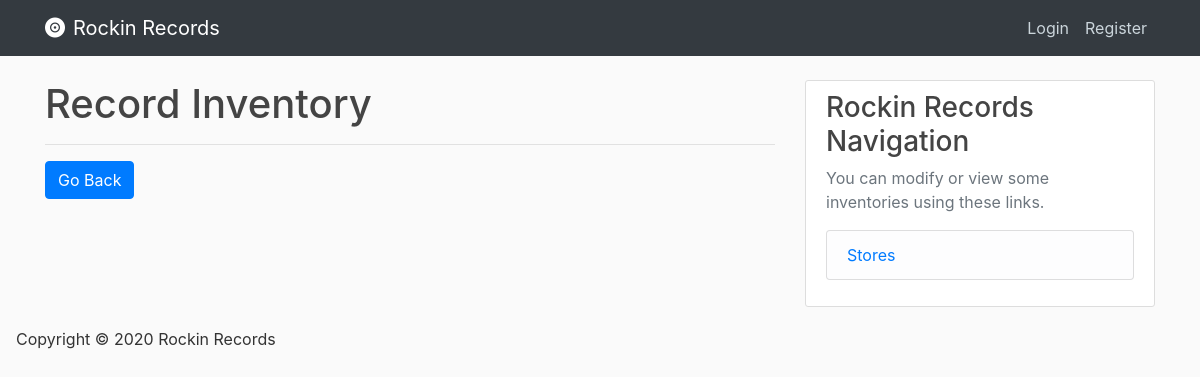
The app's page /record_inventory, older data.
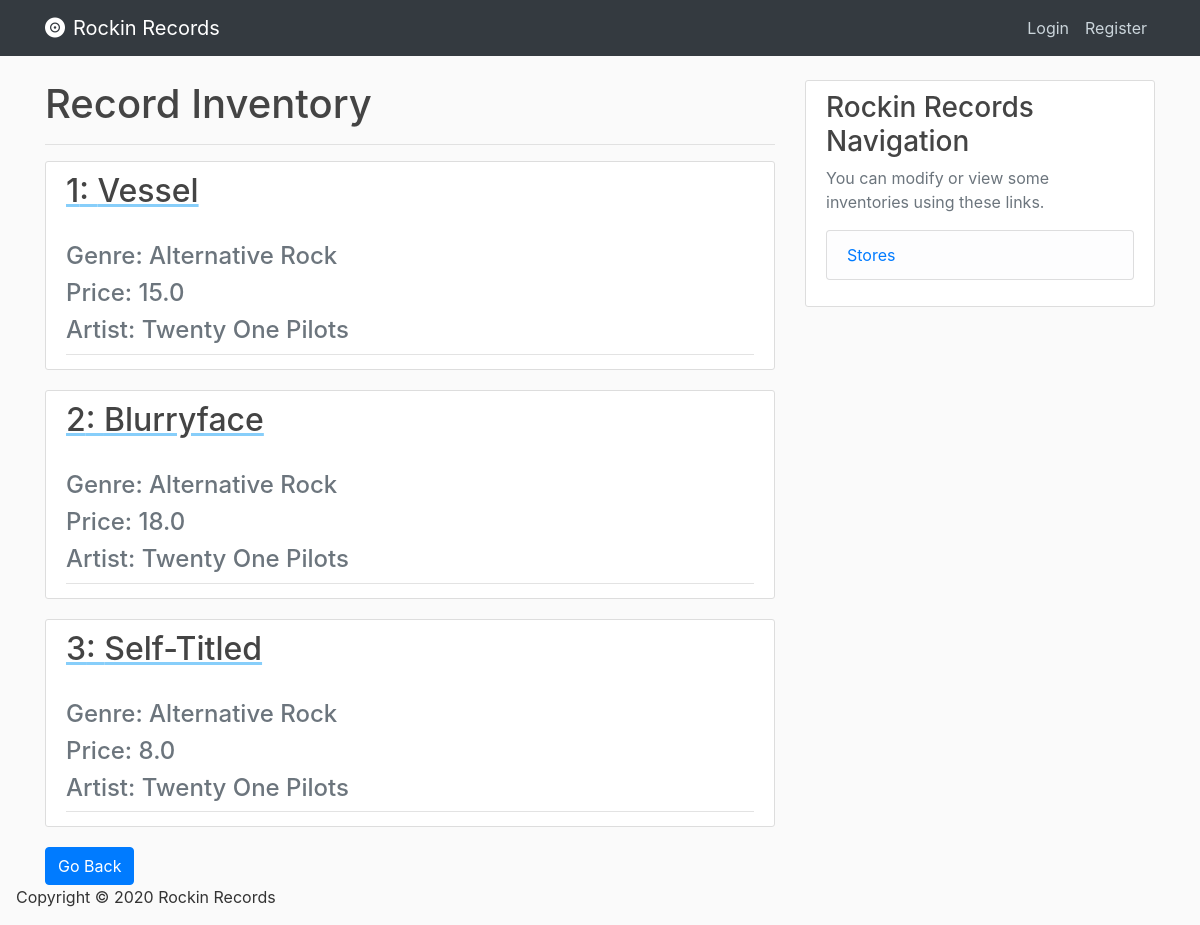
The same page, newer data.
### database/models.py (models this page shows, shortened)
class Records(db.Model):
    record_id = db.Column(db.Integer, primary_key=True, nullable=False, autoincrement="auto")
    record_name = db.Column(db.String(120), nullable=False)
    record_genre = db.Column(db.String(120), nullable=False)
    record_price = db.Column(db.Float, nullable=False)
    artist_id = db.Column(db.Integer, db.ForeignKey('artists.artist_id'), nullable=False)

class Artists(db.Model):
    artist_id = db.Column(db.Integer, primary_key=True, nullable=False, autoincrement="auto")
    artist_name = db.Column(db.String(100), nullable=False)

### database/routes.py (the view)
@app.route("/record_inventory")
def record_inventory():
    records = Records.query.join(Artists, Records.artist_id == Artists.artist_id) \
        .add_columns(Records.record_id, Records.record_name, Records.record_genre, \
                     Records.record_price, Artists.artist_id, Artists.artist_name).all()
    return render_template('records.html', records=records)

### database/Templates/records.html
{% extends "index.html" %}
{% block content %}
    <h1> Record Inventory </h1>
    <hr>
    {% for record in records %}
        <article class="media content-section">
            <div class="media-body">
                <div class="article-metadata">
                    <a class="mr-2" href="{{url_for('record', record_id=record.record_id)}}" style="text-decoration: underline; text-decoration-color: lightskyblue;" >
                    <h2> {{ record['record_id'] }}: {{ record['record_name'] }} </h2>
                    </a>
                    <h4 class="text-muted"> Genre: {{ record['record_genre'] }} </h4>
                    <h4 class="text-muted"> Price: {{ record['record_price'] }} </h4>
                    <h4 class="text-muted"> Artist: {{ record['artist_name'] }} </h4>
                </div>
          </div>
        </article>
     {% endfor %}
     <div>
        <a href="{{ url_for('home') }} ">
          <button class='btn btn-primary'>
              Go Back
          </button>
        </a>
     </div>
{% endblock content %}

### database/Templates/index.html (shortened to what this page needs)
<!DOCTYPE html>
<html lang="en">
<head>
	<link rel="stylesheet" href="https://stackpath.bootstrapcdn.com/bootstrap/4.4.1/css/bootstrap.min.css">
    <link rel="stylesheet" href="{{ url_for('static', filename='css/main.css') }}">
</head>
<body>
    <header class="site-header">
      <nav class="navbar navbar-expand-md navbar-dark bg-dark fixed-top">
        <div class="container">
          <a class="navbar-brand mr-4" href="/"><i class="fas fa-record-vinyl mr-2"></i>Rockin Records</a>
          <div class="collapse navbar-collapse" id="navbarToggle">
            <div class="navbar-nav">
              {% if current_user.is_authenticated %}
                <a class="nav-item nav-link" href="{{ url_for('account') }}">Account</a>
                <a class="nav-item nav-link" href="{{ url_for('logout') }}">Logout</a>
              {% else %}
                <a class="nav-item nav-link" href="{{ url_for('login') }}">Login</a>
                <a class="nav-item nav-link" href="{{ url_for('register') }}">Register</a>
              {% endif %}
            </div>
          </div>
        </div>
      </nav>
    </header>
    <main role="main" class="container">
      <div class="row">
        <div class="col-md-8">
          {% block content %}{% endblock %}
        </div>
        <div class="col-md-4">
          <div class="content-section">
            <h3>Rockin Records Navigation</h3>
            <p class='text-muted'> You can modify or view some inventories using these links.
              <ul class="list-group">
                <li class="list-group-item list-group-item-light">
                    <a href="{{ url_for('stores') }} ">
                        Stores
                    </a>
                </li>
              </ul>
            </p>
          </div>
        </div>
      </div>
    </main>
    <footer>
        <section class="ml-3"id="main-footer">
            <p>Copyright &copy; 2020 Rockin Records</p>
        </section>
    </footer>
</body>
</html>

### database/static/css/main.css (style rules this page uses)
body { background: #fafafa; color: #333333; margin-top: 5rem; }
h1, h2, h3, h4, h5, h6 { color: #444444; }
.site-header .navbar-nav .nav-link { color: #cbd5db; }
.content-section { background: #ffffff; padding: 10px 20px; border: 1px solid #dddddd; border-radius: 3px; margin-bottom: 20px; }
.article-metadata { padding-bottom: 1px; margin-bottom: 4px; border-bottom: 1px solid #e3e3e3 }

Row changes from the older to the newer data that the page shows:
added Records: record_id "1", record_name "Vessel", record_genre "Alternative Rock", record_price "15.0", artist_name "Twenty One Pilots"
added Records: record_id "2", record_name "Blurryface", record_genre "Alternative Rock", record_price "18.0", artist_name "Twenty One Pilots"
added Records: record_id "3", record_name "Self-Titled", record_genre "Alternative Rock", record_price "8.0", artist_name "Twenty One Pilots"
